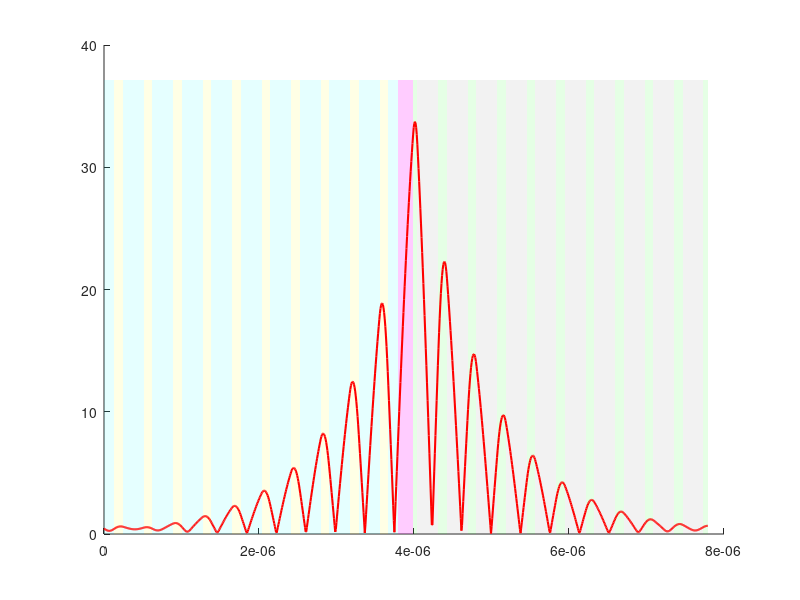

Here is the MATLAB script that generated this plot: (Note: this script raises an error after producing the figure.)

%%%%%%%%%%%%%%%%%%%%%%%%%%%%%%%%%%%%%%%%%%%%%%%%%%%%%%%%%%%%%%%%%%%%%%%%%%%
% Filename:    E_Field_for_Scheme_1.m
% Author:      Shakeel Ahmed
% Date:        July 10, 2025
% MATLAB:      R2020b or later
%
% Purpose:
%   Calculate and plot the electric-field distribution through a 1D Si/SiO2 stack
%   with a central defect layer, showing the localized interface mode.
% COMPUTE_EFIELD_INTERFACE  Compute E-field distribution for a defect interface mode in a 1D Topological photonic crystal.
%%%%%%%%%%%%%%%%%%%%%%%%%%%%%%%%%%%%%%%%%%%%%%%%%%%%%%%%%%%%%%%%%%%%%%%%%%%
clear all;
c=3e8; 
e0=8.854e-12; 
miu0=4*pi*1e-7; 
ea=3.48^2;
miua=1;  
eb=1.45^2;
miub=1; 
ec=ea;
miuc=1;  
ed=eb;
miud=1;   
em=1.33^2;
mium=1;
e_in=1^2;
miu_in=1; 
n_in=e_in^(1/2)*miu_in^(1/2);
e_out=1^2;
miu_out=1; 
n_out=e_out^(1/2)*miu_out^(1/2);
   
na=ea^(1/2)*miua^(1/2);
nb=eb^(1/2)*miub^(1/2);
nc=ec^(1/2)*miuc^(1/2);
nd=ed^(1/2)*miud^(1/2);
nm=em^(1/2)*mium^(1/2);

H0=1e-8; 
T0=H0/c;
f0=1/T0;
pi2=2*pi;
w0=pi2*f0;
ha=110e-9;
hb=270e-9;
hc=0.5*ha;
hd=0.5*hb;
hm=190e-9;

point=1000; 
a1=0*pi/180; 
f=147.624e12; % 147.959 THz
%f=600.357e12;
w=pi2*f;


ka=(w/c)*(ea^(1/2))*(miua^(1/2))*((1-(((sin(a1))^2)/(ea*miua)))^(1/2));
kb=(w/c)*(eb^(1/2))*(miub^(1/2))*((1-(((sin(a1))^2)/(eb*miub)))^(1/2));
kc=(w/c)*(ec^(1/2))*(miuc^(1/2))*((1-(((sin(a1))^2)/(ec*miuc)))^(1/2));
kd=(w/c)*(ed^(1/2))*(miud^(1/2))*((1-(((sin(a1))^2)/(ed*miud)))^(1/2));
km=(w/c)*(em^(1/2))*(mium^(1/2))*((1-(((sin(a1))^2)/(em*mium)))^(1/2));

p_in=(miu0*miu_in)^(1/2)/(e0*e_in)^(1/2);
p_out=(miu0*miu_out)^(1/2)/(e0*e_out)^(1/2);
pa=ea^(1/2)/miua^(1/2)*((1-((sin(a1))^2/(ea*miua)))^(1/2));
pb=eb^(1/2)/miub^(1/2)*((1-((sin(a1))^2/(eb*miub)))^(1/2));
pc=ec^(1/2)/miuc^(1/2)*((1-((sin(a1))^2/(ec*miuc)))^(1/2));
pd=ed^(1/2)/miud^(1/2)*((1-((sin(a1))^2/(ed*miud)))^(1/2));
pm=em^(1/2)/mium^(1/2)*((1-((sin(a1))^2/(em*mium)))^(1/2));

% TM wave impedance
% pa=miua^(1/2)/ea^(1/2)*((1-((sin(a1))^2/(ea*miua)))^(1/2));
% pb=miub^(1/2)/eb^(1/2)*((1-((sin(a1))^2/(eb*miub)))^(1/2));
% ... (similar for other layers)

ma=[cos(ka*ha),-1i*(1/pa)*sin(ka*ha);-1i*pa*sin(ka*ha),cos(ka*ha)];
mb=[cos(kb*hb),-1i*(1/pb)*sin(kb*hb);-1i*pb*sin(kb*hb),cos(kb*hb)];
mc=[cos(kc*hc),-1i*(1/pc)*sin(kc*hc);-1i*pc*sin(kc*hc),cos(kc*hc)];
md=[cos(kd*hd),-1i*(1/pd)*sin(kd*hd);-1i*pd*sin(kd*hd),cos(kd*hd)];
mm=[cos(km*hm),-1i*(1/pm)*sin(km*hm);-1i*pm*sin(km*hm),cos(km*hm)];


m=10; 
M = (md*ma*md)^m*mm*(mc*mb*mc)^m;

t=2*cos(a1)/((M(1)+M(3)*cos(a1))*cos(a1)+(M(2)+M(4)*cos(a1)));
r=((M(1)+M(3)*cos(a1))*cos(a1)-(M(2)+M(4)*cos(a1)))/((M(1)+M(3)*cos(a1))*cos(a1)+(M(2)+M(4)*cos(a1)));
T=(abs(t))^2; 
R=(abs(r))^2; 
veri=abs(t)^2+abs(r)^2;

H1=hd+ha+hd; 
H2=hm;       
H3=hc+hb+hc; 
L=H1*m+H2*1+H3*m; 
L1=H1*m;     
L2=H1*m+H2*1;
U0V0=[(1+r);(1-r)];
M1=md*ma*md;        
M2=(md*ma*md)^m;    
M3=(md*ma*md)^m*mm; 

is=1;
l=L/point; 

for d=0:l:L 
    if d<=L1 
        N=fix(d/H1); 
        d1=d-(N*H1);  
        if d1<=hd
            bd0=kd*d1;
            ba0=0;
            bd01=0;
        elseif d1<=hd+ha
            bd0=kd*hd;
            ba0=ka*(d1-hd);
            bd01=0;
        else
            bd0=kd*hd;
            ba0=ka*ha;
            bd01=kd*(d1-hd-ha);
        end
        md0=[cos(bd0),-1i*(1/pd)*sin(bd0);-1i*pd*sin(bd0),cos(bd0)];
        ma0=[cos(ba0),-1i*(1/pa)*sin(ba0);-1i*pa*sin(ba0),cos(ba0)];
        md01=[cos(bd01),-1i*(1/pd)*sin(bd01);-1i*pd*sin(bd01),cos(bd01)];
        m0=md0*ma0*md01; 
        M0=M1^N;          

    elseif d>L1 && d<=L2 
        N=fix((d-L1)/H2);
        d2=d-L1-(N*H2);
        bm0=km*d2;
        mm0=[cos(bm0),-1i*(1/pm)*sin(bm0);-1i*pm*sin(bm0),cos(bm0)];
        m0=mm0;   
        M0=M2;    

    else 
        N=fix((d-L2)/H3);
        d3=d-L2-(N*H3);
        if d3<=hc
            bc0=kc*d3;
            bb0=0;
            bc01=0;
        elseif d3<=hc+hb
            bc0=kc*hc;
            bb0=kb*(d3-hc);
            bc01=0;
        else
            bc0=kc*hc;
            bb0=kb*hb;
            bc01=kc*(d3-hc-hb);
        end
        mc0=[cos(bc0),-1i*(1/pc)*sin(bc0);-1i*pc*sin(bc0),cos(bc0)];
        mb0=[cos(bb0),-1i*(1/pb)*sin(bb0);-1i*pb*sin(bb0),cos(bb0)];
        mc01=[cos(bc01),-1i*(1/pc)*sin(bc01);-1i*pc*sin(bc01),cos(bc01)];
        m0=mc0*mb0*mc01; 
        M0=M3*(mc*mb*mc)^N; 
    end
    M100=M0*m0;
    UV=pinv(M100)*U0V0; 
    at(is,1)=d;
    at(is,2)=abs(UV(1)); 
    is=is+1;
end

figure('Position',[100 100 1000 200]);
hold on;
xx = at(:,1);
yy = at(:,2);
maxE = max(yy)*1.1;

for mm_i = 0:(m-1)
    x0 = mm_i*H1;
    patch([x0,      x0+hd,    x0+hd,    x0],      [0,0,maxE,maxE], 'c','FaceAlpha',0.1,'EdgeColor','none');
    patch([x0+hd,   x0+hd+ha, x0+hd+ha, x0+hd],   [0,0,maxE,maxE], 'y','FaceAlpha',0.1,'EdgeColor','none');
    patch([x0+hd+ha,x0+H1,    x0+H1,    x0+hd+ha], [0,0,maxE,maxE], 'c','FaceAlpha',0.1,'EdgeColor','none');
end

patch([L1,   L2,   L2,   L1], [0,0,maxE,maxE], 'm','FaceAlpha',0.2,'EdgeColor','none');
for mm_i = 0:(m-1)
    x0 = L2 + mm_i*H3;
    patch([x0,       x0+hc,    x0+hc,    x0],       [0,0,maxE,maxE], 'g','FaceAlpha',0.1,'EdgeColor','none');
    patch([x0+hc,    x0+hc+hb, x0+hc+hb, x0+hc],    [0,0,maxE,maxE], [0.5 0.5 0.5],'FaceAlpha',0.1,'EdgeColor','none');
    patch([x0+hc+hb, x0+H3,    x0+H3,    x0+hc+hb], [0,0,maxE,maxE], 'g','FaceAlpha',0.1,'EdgeColor','none');
end
plot(xx, yy, 'r', 'LineWidth',1.5);
xline(L1, '--m', 'LineWidth',1);
xline(L2, '--g', 'LineWidth',1);
xlabel('Position (m)');
ylabel('|E| (a.u.)');
xlim([0, L]);
ylim([0, maxE]);
box on;
hold off;


